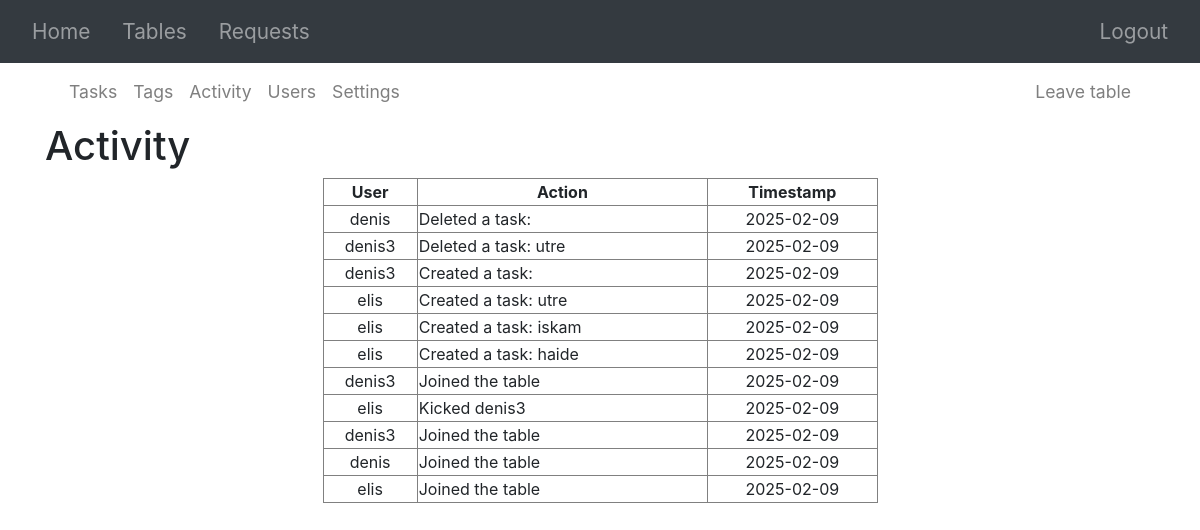
The app's page /tables/4/activity (signed in) with its own data.
### src/models.py (models this page shows, shortened)
class Action(db.Model):
    id: Mapped[int] = mapped_column(primary_key=True)
    info: Mapped[str] = mapped_column()
    timestamp: Mapped[str] = mapped_column()
    user_id: Mapped[int] = mapped_column(ForeignKey('user.id'))
    table_id: Mapped[int] = mapped_column(ForeignKey('table.id'))
    user: Mapped['User'] = relationship()

class User(db.Model, UserMixin):
    id: Mapped[int] = mapped_column(primary_key=True)
    username: Mapped[str] = mapped_column(String(30), unique=True)
    password: Mapped[str] = mapped_column()
    tables: Mapped[list['UserTable']] = relationship(back_populates='user')
    received_requests: Mapped[list['Request']] = relationship(foreign_keys='[Request.recipient_id]')

### src/routes/activity.py (the view)
@activity_bp.route('/tables/<int:table_id>/activity')
@login_required
def activity(table_id: int) -> str:
    table = db.get_or_404(Table, table_id)
    user_id = current_user.id
    db.get_or_404(UserTable, [user_id, table_id])
    activities = db.get_or_404(Table, table_id).actions
    return render_template(
        'activity.html',
        user=current_user,
        table=table,
        activities=activities[::-1]
    )

### src/templates/activity.html (shortened to what this page needs)
{% extends "base.html" %}
{% import "macros.html" as macro %}
{% block content %}
{{ macro.in_table(table) }}
    <h1>Activity</h1>
<table border="1" style="width: 50%; margin: 0 auto; text-align: center; border-collapse: collapse;">
    <thead>
        <th>User</th>
        <th>Action</th>
        <th>Timestamp</th>
    </thead>
    <tbody>
        {% for activity in activities %}
        <tr>
            <td>{{ activity.user.username }}</td>
            <td style="text-align: left;">{{ activity.info }}</td>
            <td>{{ activity.timestamp }}</td>
        </tr>
        {% endfor %}
    </tbody>
</table>
{% endblock %}

### records on screen
Action: user.username "denis", info "Deleted a task:", timestamp "2025-02-09"
Action: user.username "denis3", info "Deleted a task: utre", timestamp "2025-02-09"
Action: user.username "denis3", info "Created a task:", timestamp "2025-02-09"
Action: user.username "elis", info "Created a task: utre", timestamp "2025-02-09"
Action: user.username "elis", info "Created a task: iskam", timestamp "2025-02-09"
Action: user.username "elis", info "Created a task: haide", timestamp "2025-02-09"
Action: user.username "denis3", info "Joined the table", timestamp "2025-02-09"
Action: user.username "elis", info "Kicked denis3", timestamp "2025-02-09"
Action: user.username "denis3", info "Joined the table", timestamp "2025-02-09"
Action: user.username "denis", info "Joined the table", timestamp "2025-02-09"
Action: user.username "elis", info "Joined the table", timestamp "2025-02-09"
